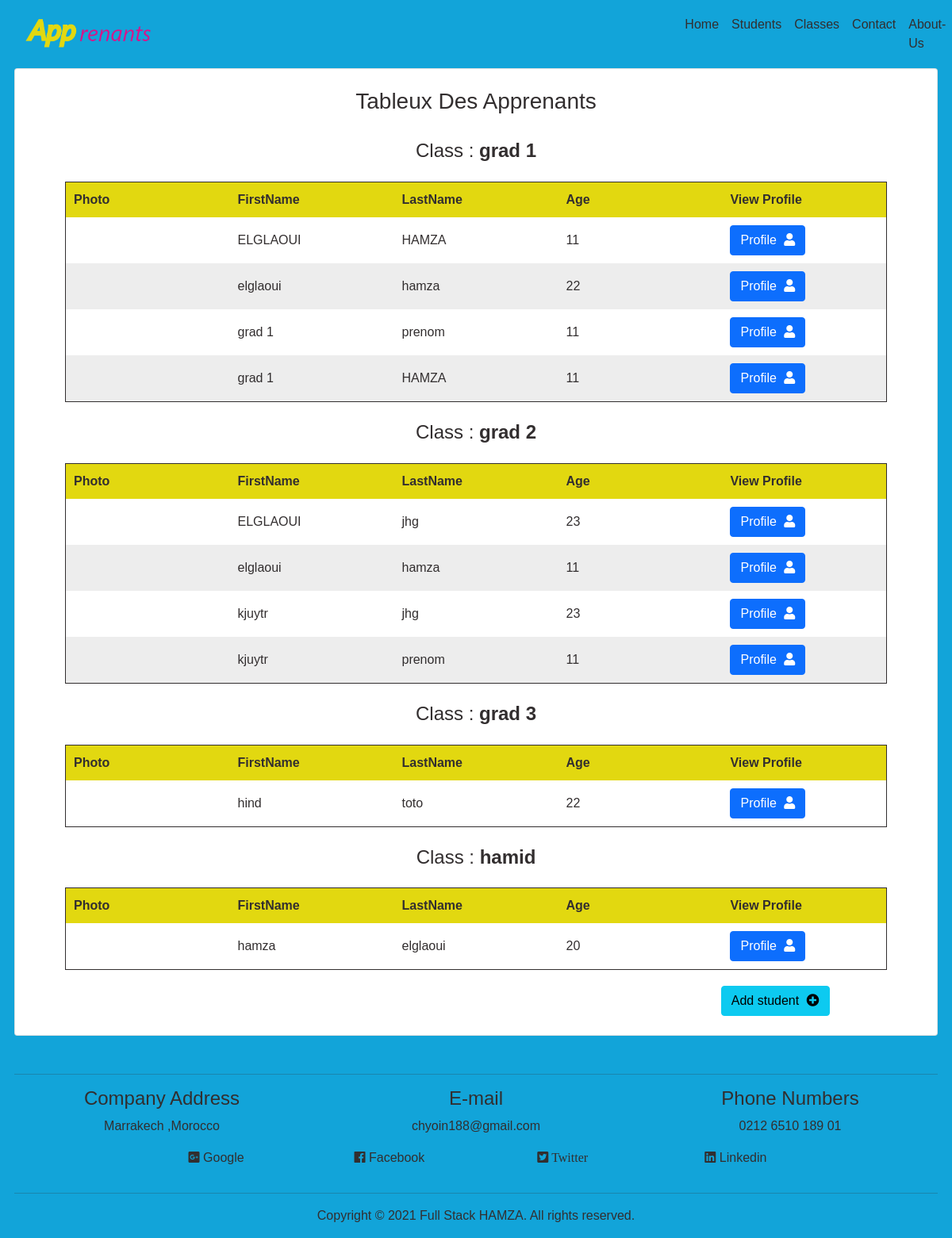
Page /code source/public/apprenants (signed in) on the earlier database version.
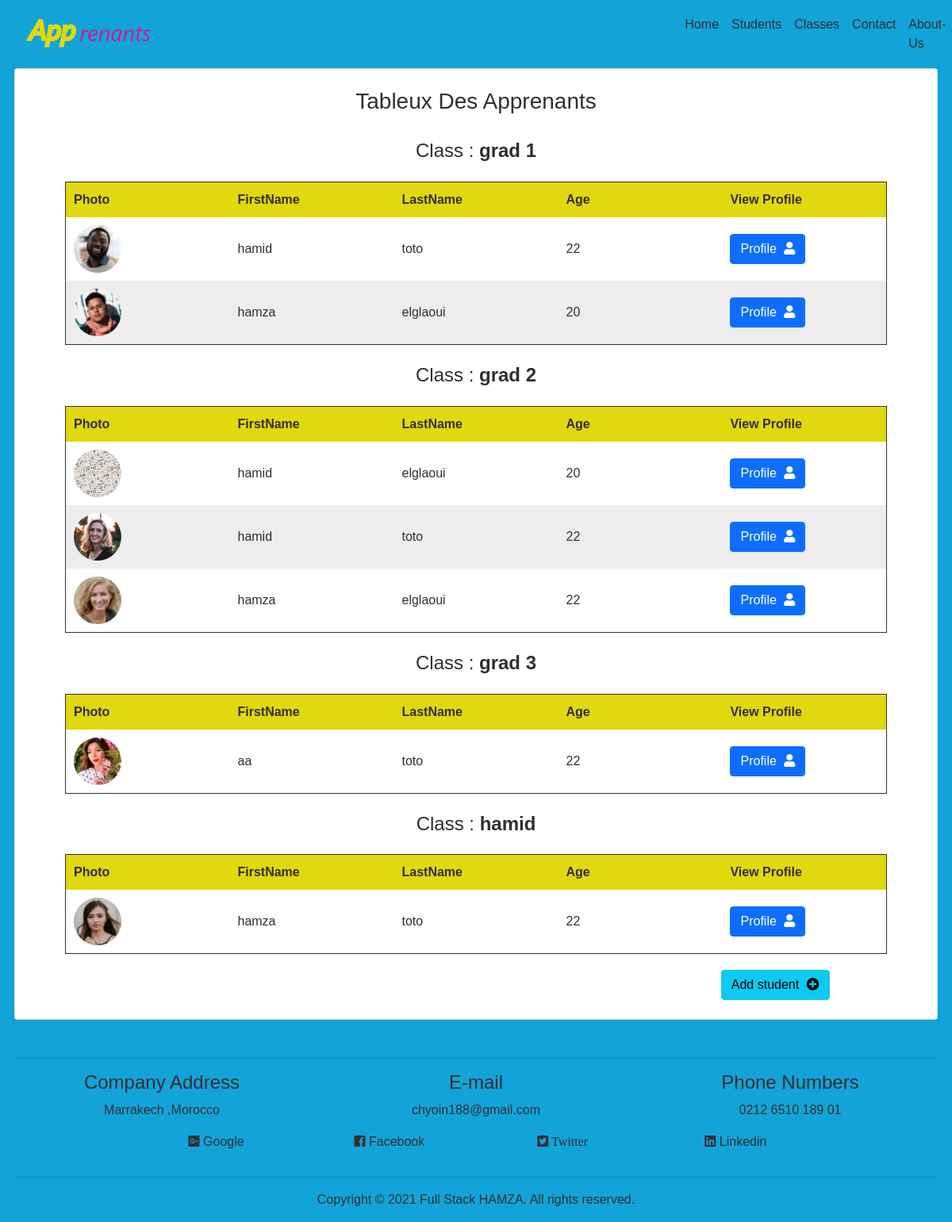
Same page on the later database version.
### tables this page shows
CREATE TABLE `class` (
  `id` int(11) NOT NULL,
  `nom` varchar(60) NOT NULL,
  `specialite` varchar(60) NOT NULL,
  `desception` text NOT NULL,
  `id_user` int(11) NOT NULL,
  `date` datetime NOT NULL
);

CREATE TABLE `apprenant` (
  `id` int(11) NOT NULL,
  `nom` varchar(60) NOT NULL,
  `prenom` varchar(60) NOT NULL,
  `image` varchar(122) NOT NULL,
  `genre` varchar(10) NOT NULL,
  `age` int(11) NOT NULL,
  `id_class` varchar(60) NOT NULL,
  `date` datetime NOT NULL
);

### code source/app/core/app.php (called while the page is built, shortened)
<?php
Class App
{
	private $method = "index";
	public function __construct()
	{
		$url = $this->splitURL();
 		if(file_exists("../app/controllers/". strtolower($url[0]) .".php"))
 		{
 			unset($url[0]);
 		}
 		$this->controller = new $this->controller;
 		$this->params = array_values($url);
 		call_user_func_array([$this->controller,$this->method], $this->params);
	}
	private function splitURL()
	{
		if (isset($_SESSION['user_id'])) {
			$url = isset($_GET['url']) ? $_GET['url'] : "home";
		}else{
		$url = isset($_GET['url']) ? $_GET['url'] : "login";
	   }
		return explode("/", filter_var(trim($url,"/"),FILTER_SANITIZE_URL));
	}}

### code source/public/index.php (called while the page is built, shortened)
<?php
$app = new App();

### code source/app/core/db.php (called while the page is built, shortened)
<?php
Class Database
{
	private function db_connect()
	{
		try{
			$string = DB_TYPE .":host=".DB_HOST.";dbname=".DB_NAME.";";
			return $db = new PDO($string,DB_USER,DB_PASS);
		}catch(PDOException $e){
			die($e->getMessage());
		}
	}
	public function read($query,$data = [])
	{
		$DB = $this->db_connect();
		$stm = $DB->prepare($query);
		if(count($data) == 0)
		{
			$stm = $DB->query($query);
			$check = 0;
			if($stm){
				$check = 1;
			}
		}else{
			$check = $stm->execute($data);
		}
		if($check)
		{
			$data = $stm->fetchAll(PDO::FETCH_OBJ);
			if(is_array($data) && count($data) > 0)
			{
				return $data;
			}
			return false;
		}else
		{
			return false;
		}
	}
}

### code source/app/models/classes.php (called while the page is built, shortened)
<?php
class Classes {
    function selectClass(){
		$DB = new Database();
			$query = "select * from class  ORDER BY nom ASC";
			$data = $DB->read($query);
			if(is_array($data))
		   {
			return $data;
		    }
			return false;
    }
}

### code source/app/models/apprenant.php (called while the page is built, shortened)
<?php
class Apprenant {
    function selectApprenant(){
		$DB = new Database();
			$query = "select * from apprenant   ORDER BY nom ASC";
			$data = $DB->read($query);
			if(is_array($data))
		   {
			return $data;
		    }
			return false;
    }
}

### code source/app/views/apprenants.php (the view, shortened to what this page needs)
<?php $this->view("include/header",$data);?>
<div class="card  p-4" >
  <h3 class="text-center  ">Tableux Des Apprenants </h3>
       <div >
       <?php if(is_array($data['sall'])): ?>
          <?php foreach($data['sall'] as $rw): ?>
            <h4 class="text-center m-4 ">Class : <strong><?=$rw->nom?> </strong></h4>
         <table >
           <thead>
             <tr>
             <th>Photo</th>
               <th>FirstName</th>
               <th>LastName</th>
               <th class="diss">Age</th>
               <?php if ($_SESSION['user_role'] == "admin"): ?>
               <th>View Profile</th>
               <?php else: ?>
                <th class="diss">Id</th>
               <?php endif; ?>
             </tr>
           </thead>
           <tbody>
      <?php if(is_array($data['student'])): ?>
        <?php foreach($data['student'] as $row):
          if ($row->id_class == $rw->nom): ?>
             <tr>
             <td><div class="img2" >
<img src="<?=ROOT."".$row->image?>" class="w-100 " alt="">
</div></td>
               <td><?=$row->nom ?></td>
               <td ><?=$row->prenom?></td>
               <td class="diss"><?=$row->age?></td>
               <?php if ($_SESSION['user_role'] == "admin"): ?>
               <td><form action="<?=ROOT?>std_profile" method="POST"><button  type="submit" name="profile" value="<?=$row->id?>" class="btn btn-primary btn-block">Profile <i class="fas fa-user"></i></button></form></td>
               <?php else: ?>
                <td class="diss"><?=$row->id ?></td>
               <?php endif; ?>
              </tr>
              <?php endif; ?>
     <?php endforeach; ?>
          <?php endif; ?>
     </tbody>
         </table>
         <?php endforeach; ?>
          <?php endif; ?>
       </div>
       <?php if ($_SESSION['user_role'] == "admin"): ?>
       <button type="submit" data-toggle="modal" data-target="#add-student" class="btn add btn-info " >
         Add student <i  class="fas fa-plus-circle"></i></button>
        </div>
  <?php endif; ?>
<?php $this->view("include/footer",$data);?>

### code source/app/controllers/apprenants.php (shortened to what this page needs)
<?php
Class Apprenants extends Controller
{
	function index()
	{
		if(isset($_SESSION['user_id'])){
		$data['page_title'] = "Apprenants";
		$add = $this->loadModel("apprenant");
		$data['student'] = $add->selectApprenant();
		$ad = $this->loadModel("classes");
		$data['sall'] = $ad->selectClass();
		$this->view("apprenants",$data);
	}
	else{
		$data['page_title'] = "Login";
		$this->view("login",$data);
	}
	}
}

### code source/app/core/controller.php (shortened to what this page needs)
<?php
Class Controller
{
	protected function view($view,$data = [])
	{
		if(file_exists("../app/views/". $view .".php"))
 		{
 			include "../app/views/". $view .".php";
 		}else{
			 return false ;
 		}
	}
}

### code source/app/views/include/header.php (shortened to what this page needs)
<!DOCTYPE html>
<html lang="en-US">
  <head>
    <link rel="stylesheet" href="https://cdnjs.cloudflare.com/ajax/libs/font-awesome/5.5.0/css/all.css">
    <link href="https://cdn.jsdelivr.net/npm/bootstrap@5.0.0-beta3/dist/css/bootstrap.min.css" rel="stylesheet">
    <link rel="stylesheet" href="<?=ASSETS?>css/main.css">
  </head>
  <body >
  <nav class="navbar navbar-expand-lg navbar-light ">
        <div class="container-fluid">
          <?php if(isset($_SESSION['user_id']) ): ?>
            <a  href="<?=ROOT?>home"  ><img  class="navbar-brand logo"  src="<?=ASSETS?>img/apprenant.png" alt="hellllll"></a>
          <?php else: ?>
            <img  class="navbar-brand logo"  src="<?=ASSETS?>img/apprenant.png" alt="hellllll">
          <?php endif; ?>
          <div class="collapse navbar-collapse" id="navbarTogglerDemo03">
            <ul class="navbar-nav col-md-4 list-unstyled ms-auto mb-lg-0">
            <?php if(isset($_SESSION['user_id'])): ?>
              <li class="nav-item">
                <a class="nav-link lin" href="<?=ROOT?>home" aria-current="page" >Home</a>
              </li>
              <li class="nav-item">
                <a class="nav-link lin" href="<?=ROOT?>apprenants">Students</a>
              </li>
              <li class="nav-item">
                <a class="nav-link lin" href="<?=ROOT?>salle">Classes</a>
              </li>
              <li class="nav-item">
                <a class="nav-link lin" href="<?=ROOT?>contact">Contact</a>
              </li>
              <li class="nav-item">
                <a class="nav-link lin" href="<?=ROOT?>about">About-Us</a>
              </li>
            <?php endif; ?>
            </ul>
          </div>
        </div>
      </nav>

### code source/app/views/include/footer.php (shortened to what this page needs)
<footer class=" mt-5">
<hr class="break margin-top-bottom-0" style="border-color: rgba(0, 0, 0, 0.80);">
     <section class="row text-center ">
              <div class="col-md">
                <h4 >Company Address</h4>
                <p >
                Marrakech ,Morocco<br>
                </p>
              </div>
              <div class="col-md">
                <h4 >E-mail</h4>
                <p >
                   chyoin188@gmail.com<br>
                </p>
              </div>
              <div class="col-md">
                <h4 >Phone Numbers</h4>
                <p >
                   0212 6510 189 01<br>
                </p>
              </div>
        </section>
              <div class="row text-center w-75  m-auto">
              <p class="col-md"><i class="fab fa-google-plus-square"></i> Google</p>
                <p class="col-md"> <i class="fab fa-facebook"></i> Facebook</p>
                <p class="col-md"><i class="fab fa-twitter-square"> Twitter</i></p>
                <p class="col-md"><i class="fab fa-linkedin"></i> Linkedin</p>
          </div>
        <hr class="break margin-top-bottom-0" style="border-color: rgba(0, 0, 0, 0.80);">
        <section class="padding  full-width">
          <div class="text-center mt-2">
            <p class="text-size-12">Copyright © 2021 Full Stack  HAMZA. All rights reserved.</p>
          </div>
        </section>
      </footer>
  </body>
</html>

### code source/public/assets/css/main.css (style rules this page uses)
* { margin: 0; padding: 0; box-sizing: border-box; }
body { background-color: #12a4d9; font-family: Arial, Helvetica, sans-serif; width: 97% !important; margin: auto; color: #322e2f; }
.img2 { max-width: 60px !important; max-height: 60px !important; overflow: hidden; border-radius: 50%; }
table { table-layout: fixed; width: 93%; margin: auto; border-collapse: collapse; border: 1px solid ; border-radius:6px ; }
td, th { padding: 10px; }
th { background-color: #e2d810; }
tr:nth-child(even) { background-color: rgba(218, 218, 218, 0.486); }
tr:nth-child(odd) { background-color: #ffffff; }
.fas { margin-left: 5px !important; }
.add { margin: auto; margin-top: 20px; margin-right: 10%; }
.lin { color:#322e2f !important; }
.logo { max-width: 180px ; }

Differences in the rows shown:
removed apprenant: nom "ELGLAOUI", prenom "HAMZA", age "11", $row->id 36 (drawn), shown under class "grad 1"
removed apprenant: nom "elglaoui", prenom "hamza", age "22", $row->id 43 (drawn), shown under class "grad 1"
removed apprenant: nom "grad 1", prenom "prenom", age "11", $row->id 35 (drawn), shown under class "grad 1"
removed apprenant: nom "grad 1", prenom "HAMZA", age "11", $row->id 40 (drawn), shown under class "grad 1"
removed apprenant: nom "ELGLAOUI", prenom "jhg", age "23", $row->id 38 (drawn), shown under class "grad 2"
removed apprenant: nom "elglaoui", prenom "hamza", age "11", $row->id 41 (drawn), shown under class "grad 2"
removed apprenant: nom "kjuytr", prenom "jhg", age "23", $row->id 37 (drawn), shown under class "grad 2"
removed apprenant: nom "kjuytr", prenom "prenom", age "11", $row->id 39 (drawn), shown under class "grad 2"
removed apprenant: nom "hind", prenom "toto", age "22", $row->id 32 (drawn), shown under class "grad 3"
removed apprenant: nom "hamza", prenom "elglaoui", age "20", $row->id 31 (drawn), shown under class "hamid"
added apprenant: image (picture), nom "hamid", prenom "toto", age "22", $row->id 50 (drawn), shown under class "grad 1"
added apprenant: image (picture), nom "hamza", prenom "elglaoui", age "20", $row->id 47 (drawn), shown under class "grad 1"
added apprenant: image (picture), nom "hamid", prenom "elglaoui", age "20", $row->id 49 (drawn), shown under class "grad 2"
added apprenant: image (picture), nom "hamid", prenom "toto", age "22", $row->id 51 (drawn), shown under class "grad 2"
added apprenant: image (picture), nom "hamza", prenom "elglaoui", age "22", $row->id 48 (drawn), shown under class "grad 2"
added apprenant: image (picture), nom "aa", prenom "toto", age "22", $row->id 52 (drawn), shown under class "grad 3"
added apprenant: image (picture), nom "hamza", prenom "toto", age "22", $row->id 53 (drawn), shown under class "hamid"
